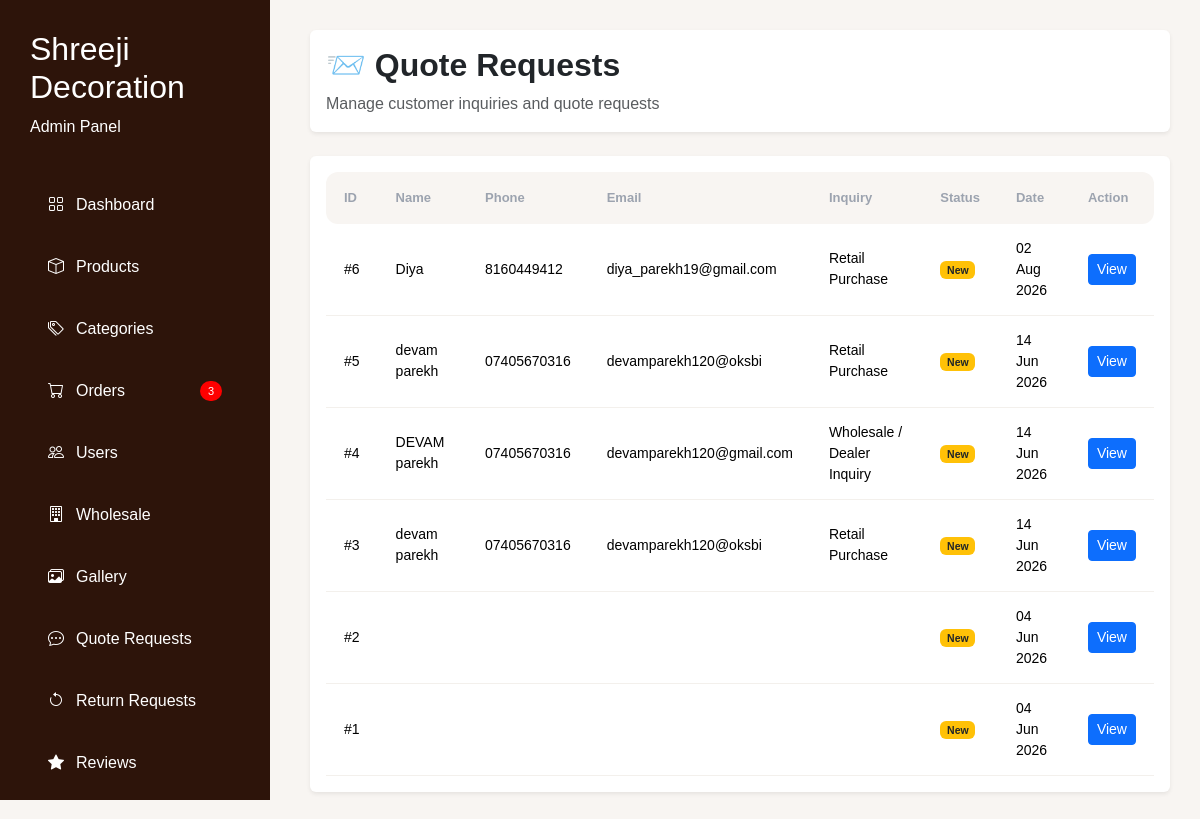
Page /admin/quotes.php on the committed database.
### tables this page shows
CREATE TABLE `quote_requests` (
  `id` int(11) NOT NULL,
  `name` varchar(100) NOT NULL,
  `phone` varchar(20) NOT NULL,
  `email` varchar(100) DEFAULT NULL,
  `inquiry_type` varchar(100) DEFAULT NULL,
  `occasion` varchar(255) DEFAULT NULL,
  `message` text DEFAULT NULL,
  `status` enum('New','Contacted','Completed') DEFAULT 'New',
  `created_at` timestamp NOT NULL DEFAULT current_timestamp(),
  `admin_seen` tinyint(1) DEFAULT 0
);

### admin/quotes.php (the view, shortened to what this page needs)
<?php
require_once '../config/db.php';
mysqli_query(
    $conn,
    "UPDATE quote_requests
SET admin_seen='1'
WHERE admin_seen='0'"
);
$result = mysqli_query(
    $conn,
    "SELECT * FROM quote_requests
ORDER BY id DESC"
);
?>
<!DOCTYPE html>
<html>
<head>
    <link href="https://cdn.jsdelivr.net/npm/bootstrap@5.3.3/dist/css/bootstrap.min.css" rel="stylesheet">
    <link rel="stylesheet" href="https://cdn.jsdelivr.net/npm/bootstrap-icons@1.11.3/font/bootstrap-icons.min.css">
</head>
<body>
    <?php include 'includes/sidebar.php'; ?>
    <div style="margin-left:280px;padding:30px;">
        <div class="card shadow-sm border-0 mb-4">
            <div class="card-body">
                <h2 class="fw-bold">
                    📨 Quote Requests
                </h2>
                <p class="text-muted mb-0">
                    Manage customer inquiries and quote requests
                </p>
            </div>
        </div>
        <div class="card shadow-sm border-0">
            <div class="card-body">
                <table class="table table-hover align-middle">
                    <thead>
                        <tr>
                            <th>ID</th>
                            <th>Name</th>
                            <th>Phone</th>
                            <th>Email</th>
                            <th>Inquiry</th>
                            <th>Status</th>
                            <th>Date</th>
                            <th>Action</th>
                        </tr>
                    </thead>
                    <tbody>
                        <?php while ($row = mysqli_fetch_assoc($result)) { ?>
                            <tr>
                                <td>#<?= $row['id']; ?></td>
                                <td><?= $row['name']; ?></td>
                                <td><?= $row['phone']; ?></td>
                                <td><?= $row['email']; ?></td>
                                <td><?= $row['inquiry_type']; ?></td>
                                <td>
                                    <span class="badge bg-warning text-dark">
                                        <?= $row['status']; ?>
                                    </span>
                                </td>
                                <td>
                                    <?= date('d M Y', strtotime($row['created_at'])); ?>
                                </td>
                                <td>
                                    <a href="view-quote.php?id=<?= $row['id']; ?>"
                                        class="btn btn-sm btn-primary">
                                        View
                                    </a>
                                </td>
                            </tr>
                        <?php } ?>
                    </tbody>
                </table>
            </div>
        </div>
    </div>
</body>
</html>

### admin/quotes.php (style rules this page uses)
body { background: #f8f5f2; font-family: Poppins, sans-serif; }
.table { margin: 0; vertical-align: middle; }
.table thead th { border: none; padding: 16px 18px; font-size: 13px; font-weight: 600; color: #9CA3AF; background: #f8f5f2; }
.table thead th:first-child { border-radius: 12px 0 0 12px; }
.table thead th:last-child { border-radius: 0 12px 12px 0; }
.table tbody td { padding: 14px 18px; border-color: #f3f0ec; font-size: 14px; }

### rows in the picture
quote_requests: id "6", name "Diya", phone "8160449412", email "diya_parekh19@gmail.com", inquiry_type "Retail Purchase", status "New", created_at "02 Aug 2026"
quote_requests: id "5", name "devam parekh", phone "07405670316", email "devamparekh120@oksbi", inquiry_type "Retail Purchase", status "New", created_at "14 Jun 2026"
quote_requests: id "4", name "DEVAM parekh", phone "07405670316", email "devamparekh120@gmail.com", inquiry_type "Wholesale / Dealer Inquiry", status "New", created_at "14 Jun 2026"
quote_requests: id "3", name "devam parekh", phone "07405670316", email "devamparekh120@oksbi", inquiry_type "Retail Purchase", status "New", created_at "14 Jun 2026"
quote_requests: id "2", status "New", created_at "04 Jun 2026"
quote_requests: id "1", status "New", created_at "04 Jun 2026"

### other values in the picture
$newOrders "3"
